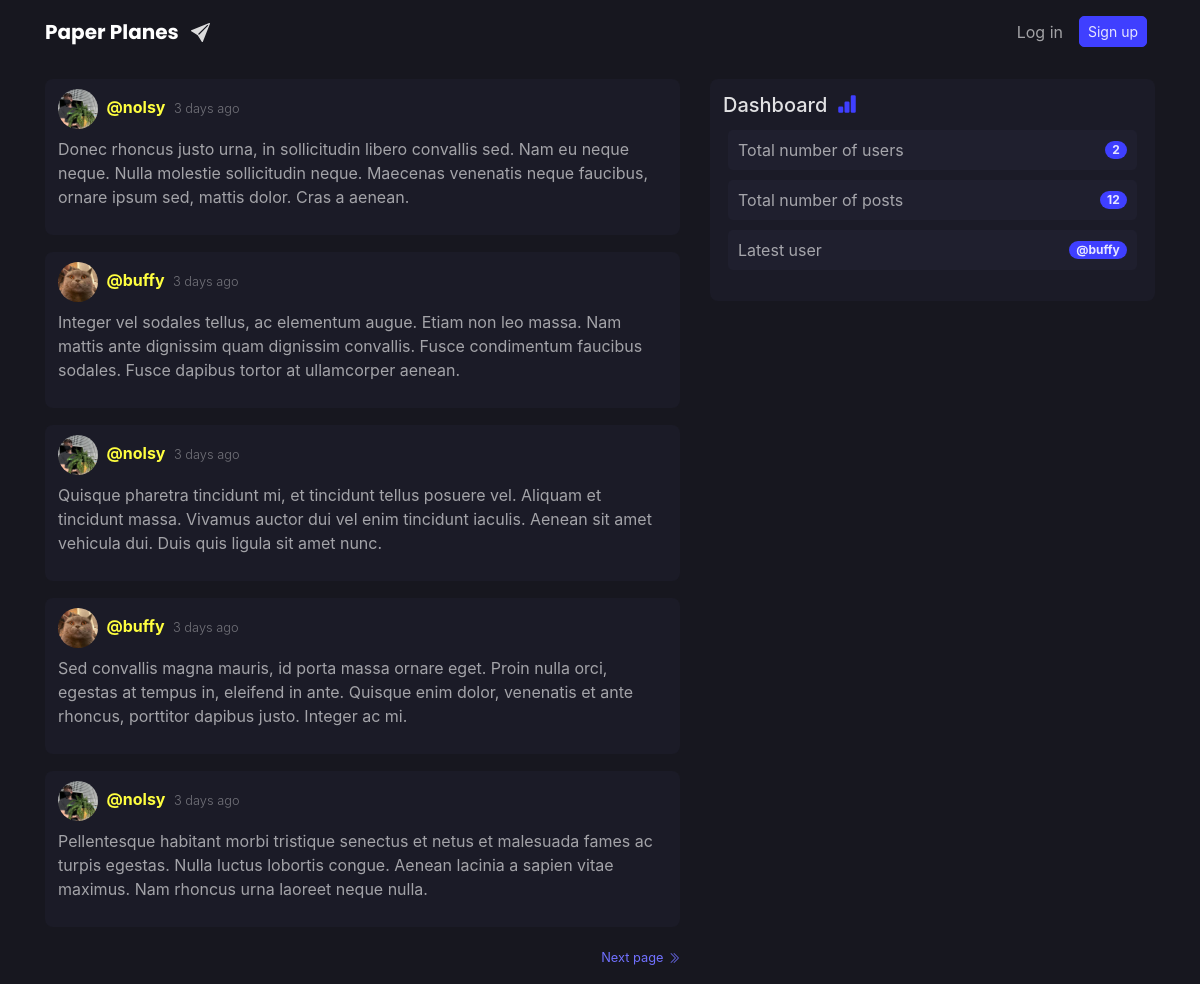
The page / on the database its author committed.
### application/models.py (models this page shows, shortened)
class Post(db.Model):
    id = db.Column(db.Integer, primary_key=True)
    content = db.Column(db.Text(300), nullable=False)
    date_posted = db.Column(db.DateTime, nullable=False,
                            default=datetime.utcnow)
    edited = db.Column(db.Boolean, nullable=False, default=False)
    user_id = db.Column(db.Integer, db.ForeignKey('user.id'), nullable=False)

class User(db.Model, UserMixin):
    id = db.Column(db.Integer, primary_key=True)
    username = db.Column(db.String(8), unique=True, nullable=False)
    email = db.Column(db.String(254), unique=True, nullable=False)
    image_file = db.Column(db.String(20), nullable=False,
                           default='default.jpg')
    password = db.Column(db.String(60), nullable=False)
    date_joined = db.Column(db.DateTime, nullable=False,
                            default=datetime.utcnow)
    posts = db.relationship('Post', backref='author', lazy=True)

### application/routes.py (the view)
@blueprint.route("/")
def index():
    page = request.args.get('page', 1, type=int)
    posts = Post.query.order_by(
        Post.date_posted.desc()).paginate(page=page, per_page=5)
    return render_template('index.html', posts=posts, elapsed_time=elapsed_time, total_users=total_users, total_posts=total_posts, latest_user=latest_user)

### application/routes.py (called while the page is built)
def total_users():
    return User.query.count()

def total_posts():
    return Post.query.count()

def latest_user():
    return User.query.order_by(User.date_joined.desc()).first().username

### application/templates/index.html (shortened to what this page needs)
{% extends "base.html" %}
{% block content %}
{% for post in posts.items %}
<article class="media content-section">
    <div class="w-100">
        <img class="rounded-circle article-img" src="{{ url_for('static', filename='profile_pics/' + post.author.image_file) }}">
        <span class="mr-1 secondary-colour font-weight-bold">@{{ post.author.username }}</span>
        <small class="font-weight-light">{{ elapsed_time(post) }}</small>
        {% if post.author == current_user %}
        <p class="post-content mb-0 mt-2">{{ post.content }}</p>
        <div class="float-right">
            <small class="mb-0">
                <a href="{{ url_for('post.edit_post', post_id=post.id) }}">
                    <svg xmlns="http://www.w3.org/2000/svg" width="14" height="14" class="bi bi-pencil-fill" viewBox="0 0 16 16" id="svg-edit">
                        <path d="M12.854.146a.5.5 0 0 0-.707 0L10.5 1.793 14.207 5.5l1.647-1.646a.5.5 0 0 0 0-.708l-3-3zm.646 6.061L9.793 2.5 3.293 9H3.5a.5.5 0 0 1 .5.5v.5h.5a.5.5 0 0 1 .5.5v.5h.5a.5.5 0 0 1 .5.5v.5h.5a.5.5 0 0 1 .5.5v.207l6.5-6.5zm-7.468 7.468A.5.5 0 0 1 6 13.5V13h-.5a.5.5 0 0 1-.5-.5V12h-.5a.5.5 0 0 1-.5-.5V11h-.5a.5.5 0 0 1-.5-.5V10h-.5a.499.499 0 0 1-.175-.032l-.179.178a.5.5 0 0 0-.11.168l-2 5a.5.5 0 0 0 .65.65l5-2a.5.5 0 0 0 .168-.11l.178-.178z" />
                    </svg>
                </a>
            </small>
        </div>
        {% else %}
        <p class="post-content mt-2">{{ post.content }}</p>
        {% endif %}
    </div>
</article>
{% endfor %}
{% for page_num in posts.iter_pages(left_edge=0, right_edge=0, left_current=1, right_current=2) %}
{% if page_num and page_num > posts.page %}
{% if page_num > posts.page %}
<a class="soft-primary-colour float-right mb-3" href="{{ url_for('routes.index', page=page_num) }}">
    <small class="soft-primary-colour">Next page</small>
</a>
{% endif %}
{% endif %}
{% endfor %}
{% endblock content %}
{% block sidebar %}
<div class="col-md-5">
    <div class="content-section">
        <div class="align-middle mt-1">
            <h5 class="heading-title">Dashboard</h5>
        </div>
        <ul class="list-group">
            <a href="#">
                <li class="sidebar-list d-flex justify-content-between align-items-center">
                    Total number of users
                    <span class="badge badge-pill badge-fill high-emphasis">{{ total_users() }}</span>
                </li>
            </a>
            <a href="#">
                <li class="sidebar-list d-flex justify-content-between align-items-center">
                    Total number of posts
                    <span class="badge badge-pill badge-fill high-emphasis">{{ total_posts() }}</span>
                </li>
            </a>
            <a href="#">
                <li class="sidebar-list d-flex justify-content-between align-items-center">
                    Latest user
                    <span class="badge badge-pill badge-fill high-emphasis">@{{ latest_user() }}</span>
                </li>
            </a>
        </ul>
    </div>
</div>
{% endblock sidebar %}

### application/templates/base.html (shortened to what this page needs)
<!DOCTYPE html>
<html lang="en">
<head>
  <link rel=" stylesheet" href="https://stackpath.bootstrapcdn.com/bootstrap/4.3.1/css/bootstrap.min.css" />
  <link rel="stylesheet" href="/static/CSS/style.css" />
</head>
<header>
  <nav class="navbar navbar-expand-md navbar-dark nav-dark">
    <div class="container">
      <a class="navbar-brand mr-4 font-weight-bold" href="{{ url_for('routes.index') }}" id="nav-heading">
        Paper Planes
      </a>
      <div class="collapse navbar-collapse" id="navbarToggle">
        <div class="navbar-nav">
          {% if current_user.is_authenticated %}
          <li class="nav-item dropdown d-none d-md-block">
            <a class="nav-link" href="#" id="navbarDropdown" role="button" data-toggle="dropdown" aria-haspopup="true" aria-expanded="false">
              <span class="secondary-colour font-weight-bold">@{{current_user.username}}</span>
              <img class="rounded-circle profile-icon" src="{{ url_for('static', filename='profile_pics/' + current_user.image_file) }}">
            </a>
            <div class="dropdown-menu" aria-labelledby="navbarDropdown">
              <a class="dropdown-item pl-3" href="{{ url_for('post.new_post') }}">
                <svg xmlns="http://www.w3.org/2000/svg" width="14" height="14" fill="currentColor" class="bi bi-plus-lg mr-2" viewBox="0 0 16 16">
                  <path fill-rule="evenodd" d="M8 2a.5.5 0 0 1 .5.5v5h5a.5.5 0 0 1 0 1h-5v5a.5.5 0 0 1-1 0v-5h-5a.5.5 0 0 1 0-1h5v-5A.5.5 0 0 1 8 2Z" />
                </svg>
                New post
              </a>
              <a class="dropdown-item pl-3" href="{{ url_for('routes.user_posts', username=current_user.username) }}">
                <svg xmlns="http://www.w3.org/2000/svg" width="14" height="14" fill="currentColor" class="bi bi-clock-history mr-2" viewBox="0 0 16 16">
                  <path d="M8.515 1.019A7 7 0 0 0 8 1V0a8 8 0 0 1 .589.022l-.074.997zm2.004.45a7.003 7.003 0 0 0-.985-.299l.219-.976c.383.086.76.2 1.126.342l-.36.933zm1.37.71a7.01 7.01 0 0 0-.439-.27l.493-.87a8.025 8.025 0 0 1 .979.654l-.615.789a6.996 6.996 0 0 0-.418-.302zm1.834 1.79a6.99 6.99 0 0 0-.653-.796l.724-.69c.27.285.52.59.747.91l-.818.576zm.744 1.352a7.08 7.08 0 0 0-.214-.468l.893-.45a7.976 7.976 0 0 1 .45 1.088l-.95.313a7.023 7.023 0 0 0-.179-.483zm.53 2.507a6.991 6.991 0 0 0-.1-1.025l.985-.17c.067.386.106.778.116 1.17l-1 .025zm-.131 1.538c.033-.17.06-.339.081-.51l.993.123a7.957 7.957 0 0 1-.23 1.155l-.964-.267c.046-.165.086-.332.12-.501zm-.952 2.379c.184-.29.346-.594.486-.908l.914.405c-.16.36-.345.706-.555 1.038l-.845-.535zm-.964 1.205c.122-.122.239-.248.35-.378l.758.653a8.073 8.073 0 0 1-.401.432l-.707-.707z" />
                  <path d="M8 1a7 7 0 1 0 4.95 11.95l.707.707A8.001 8.001 0 1 1 8 0v1z" />
                  <path d="M7.5 3a.5.5 0 0 1 .5.5v5.21l3.248 1.856a.5.5 0 0 1-.496.868l-3.5-2A.5.5 0 0 1 7 9V3.5a.5.5 0 0 1 .5-.5z" />
                </svg>
                See my posts
              </a>
              <a class="dropdown-item pl-3" href="{{ url_for('profile.profile') }}">
                <svg xmlns="http://www.w3.org/2000/svg" width="14" height="14" fill="currentColor" class="bi bi-gear-fill mr-2" viewBox="0 0 16 16">
                  <path d="M9.405 1.05c-.413-1.4-2.397-1.4-2.81 0l-.1.34a1.464 1.464 0 0 1-2.105.872l-.31-.17c-1.283-.698-2.686.705-1.987 1.987l.169.311c.446.82.023 1.841-.872 2.105l-.34.1c-1.4.413-1.4 2.397 0 2.81l.34.1a1.464 1.464 0 0 1 .872 2.105l-.17.31c-.698 1.283.705 2.686 1.987 1.987l.311-.169a1.464 1.464 0 0 1 2.105.872l.1.34c.413 1.4 2.397 1.4 2.81 0l.1-.34a1.464 1.464 0 0 1 2.105-.872l.31.17c1.283.698 2.686-.705 1.987-1.987l-.169-.311a1.464 1.464 0 0 1 .872-2.105l.34-.1c1.4-.413 1.4-2.397 0-2.81l-.34-.1a1.464 1.464 0 0 1-.872-2.105l.17-.31c.698-1.283-.705-2.686-1.987-1.987l-.311.169a1.464 1.464 0 0 1-2.105-.872l-.1-.34zM8 10.93a2.929 2.929 0 1 1 0-5.86 2.929 2.929 0 0 1 0 5.858z" />
                </svg>
                Profile settings
              </a>
              <a class="dropdown-item pl-3" href="{{ url_for('authentication.logout') }}">
                <svg xmlns="http://www.w3.org/2000/svg" width="14" height="14" fill="currentColor" class="bi bi-door-closed mr-2" viewBox="0 0 16 16">
                  <path d="M3 2a1 1 0 0 1 1-1h8a1 1 0 0 1 1 1v13h1.5a.5.5 0 0 1 0 1h-13a.5.5 0 0 1 0-1H3V2zm1 13h8V2H4v13z" />
                  <path d="M9 9a1 1 0 1 0 2 0 1 1 0 0 0-2 0z" />
                </svg>
                Log out
              </a>
            </div>
          </li>
          {% else %}
          <a class="nav-item nav-link my-auto d-none d-md-block" href="{{ url_for('authentication.login') }}" style="color: var(--medium-emphasis);">Log in</a>
          <a class="nav-item nav-link my-auto d-none d-md-block" href="{{ url_for('authentication.register') }}"><button class="btn button btn-sm input-button">Sign up</button></a>
          {% endif %}
        </div>
      </div>
    </div>
  </nav>
</header>
<body>
  <main role="main" class="container container-main">
    <div class="row justify-content-center">
      <div class="col-md-7">
        {% block content %}
        {% endblock content %}
      </div>
      {% block sidebar %}
      {% endblock sidebar %}
    </div>
  </main>
</body>
</html>

### application/static/CSS/style.css (style rules this page uses)
:root { --primary: #3f3fff; --secondary: #ffff3f; --background: #17171f; --component: #1b1b27; --surface: #1f1f2e; --soft-primary: #7171ff; --high-emphasis: rgb(255, 255, 255, 0.87); --medium-emphasis: rgb(255, 255, 255, 0.60); --disable: rgb(255, 255, 255, 0.38); --outer-radius: 8px; --inner-radius: 5px; --hover-opacity: 0.90; }
#nav-heading { font-family: 'Poppins', sans-serif; }
body { background: var(--background); }
.container-main { margin-top: 1rem; }
h1, h2, h3, h4, h5, h6 { color: var(--high-emphasis); }
p, legend { color: var(--medium-emphasis); }
small { color: var(--disable); }
.high-emphasis { color: var(--high-emphasis); }
.nav-dark { background-color: var(--background); }
.content-section { background: var(--component); padding: 10px 13px; border-radius: var(--outer-radius); margin-bottom: 17px; }
.post-content { white-space: pre-line; word-wrap: break-word; overflow-wrap: break-word; }
.sidebar-list { padding: 8px 10px; margin: 5px; border-radius: var(--inner-radius); list-style-type: none; color: var(--medium-emphasis); background-color: var(--surface); }
.input-button { border-radius: var(--inner-radius); background-color: var(--primary); border-color: var(--primary); color: var(--high-emphasis); }
.heading-title { margin-right: 5px; display: inline-block; }
.badge-fill { background-color: var(--primary); }
.article-img { height: 40px; width: 40px; margin-right: 4px; }
.soft-primary-colour { color: var(--soft-primary); }
.secondary-colour { color: var(--secondary); }

### rows shown on the page
Post: image_file (picture), author.username "nolsy", date_posted "3 days ago", content "Donec rhoncus justo urna, in sollicitudin libero convallis sed. Nam eu neque neque. Nulla molestie sollicitudin neque. Maecenas venenatis neque faucibus, ornare ipsum sed, mattis dolor. Cras a aenean."
Post: image_file (picture), author.username "buffy", date_posted "3 days ago", content "Integer vel sodales tellus, ac elementum augue. Etiam non leo massa. Nam mattis ante dignissim quam dignissim convallis. Fusce condimentum faucibus sodales. Fusce dapibus tortor at ullamcorper aenean."
Post: image_file (picture), author.username "nolsy", date_posted "3 days ago", content "Quisque pharetra tincidunt mi, et tincidunt tellus posuere vel. Aliquam et tincidunt massa. Vivamus auctor dui vel enim tincidunt iaculis. Aenean sit amet vehicula dui. Duis quis ligula sit amet nunc."
Post: image_file (picture), author.username "buffy", date_posted "3 days ago", content "Sed convallis magna mauris, id porta massa ornare eget. Proin nulla orci, egestas at tempus in, eleifend in ante. Quisque enim dolor, venenatis et ante rhoncus, porttitor dapibus justo. Integer ac mi."
Post: image_file (picture), author.username "nolsy", date_posted "3 days ago", content "Pellentesque habitant morbi tristique senectus et netus et malesuada fames ac turpis egestas. Nulla luctus lobortis congue. Aenean lacinia a sapien vitae maximus. Nam rhoncus urna laoreet neque nulla."
User: username "buffy"

### other values the page prints
{{ total_users() }} "2"
{{ total_posts() }} "12"
